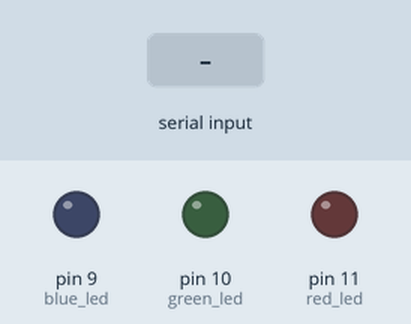
This sketch was run on a simulated Arduino Uno, built with avr-gcc and run on an emulated ATmega328P. On the bench: output pins drawn as LEDs (lit = HIGH). Inputs (shaded band) come from the test bench.

Above: at 1.2 s.
1.3 s: "S" received over the second serial link
At 2.0 s:
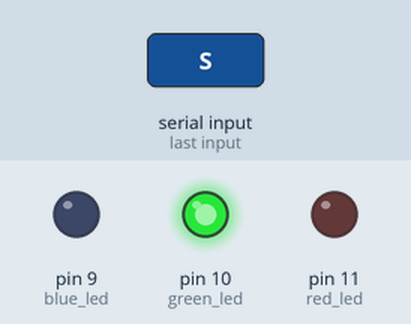
2.8 s: "A" received over the second serial link
At 3.2 s:
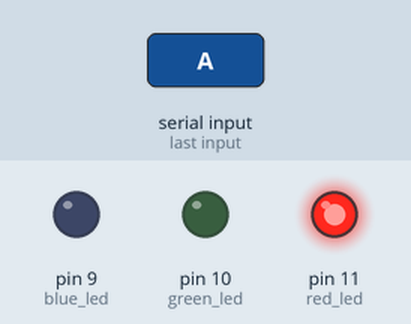
4.3 s: "H" received over the second serial link
At 5.5 s:
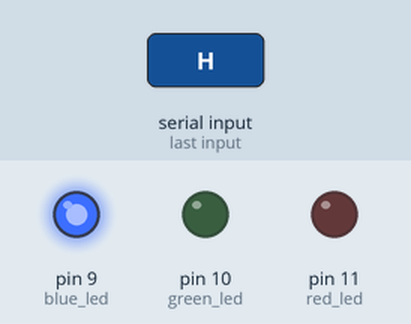
5.8 s: "O" received over the second serial link
At 6.7 s:
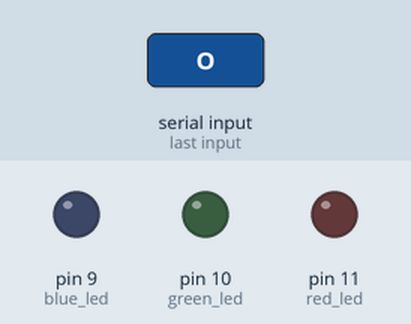
Timing chart, 0 to 8.3 s (numbered marks = the images above; inputs shaded):
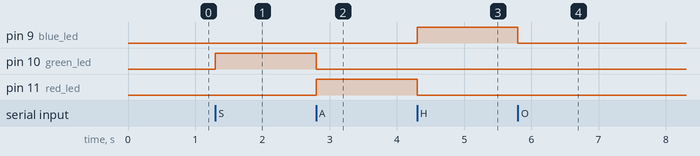

Measured:
- after the input at 1.3 s, pin 10 (green_led): LOW → HIGH at once
- after the input at 2.8 s, pin 10 (green_led): HIGH → LOW at once; pin 11 (red_led): LOW → HIGH at once
- after the input at 4.3 s, pin 9 (blue_led): LOW → HIGH at once; pin 11 (red_led): HIGH → LOW at once
- after the input at 5.8 s, pin 9 (blue_led): HIGH → LOW at once

The sketch:

Sentiment_Detection.ino
```cpp
#include <SoftwareSerial.h>

// Replace with your LED pin connections
const int red_led = 11;
const int green_led = 10;
const int blue_led = 9;

// Adjust these pins to ones suitable for your setup
SoftwareSerial arduinoSerial(0, 1); // RX, TX

void setup() {
  pinMode(red_led, OUTPUT);
  pinMode(green_led, OUTPUT);
  pinMode(blue_led, OUTPUT);
  arduinoSerial.begin(9600); // Make sure the baud rate matches what you're using on the other end
}

void turnOffLEDs() {
  digitalWrite(red_led, LOW);
  digitalWrite(green_led, LOW);
  digitalWrite(blue_led, LOW);
}

void loop() {
  if (arduinoSerial.available()) {
    char command = arduinoSerial.read();
    switch (command) {
      case 'S': // Sad (blue)
        digitalWrite(red_led, LOW);
        digitalWrite(green_led, HIGH);
        digitalWrite(blue_led, LOW);
        break;
      case 'A': // Angry (purple)
        digitalWrite(red_led, HIGH);
        digitalWrite(green_led, LOW);
        digitalWrite(blue_led, LOW);
        break;
      // case 'F': // Fear (example implementation)
      //   digitalWrite(red_led, LOW);
      //   digitalWrite(green_led, HIGH); // Example: green for Fear
      //   digitalWrite(blue_led, LOW);
      //   break;
      case 'H': // Happy (example implementation)
        digitalWrite(red_led, LOW); // Example: yellow (red + green) for Happy
        digitalWrite(green_led, LOW);
        digitalWrite(blue_led, HIGH);
        break;

      case 'O': // Turn off all LEDs
        turnOffLEDs();
        break;

      default:
        // Turn off all LEDs
        digitalWrite(red_led, LOW);
        digitalWrite(green_led, LOW);
        digitalWrite(blue_led, LOW);
        break;
    }
  }
}
```
